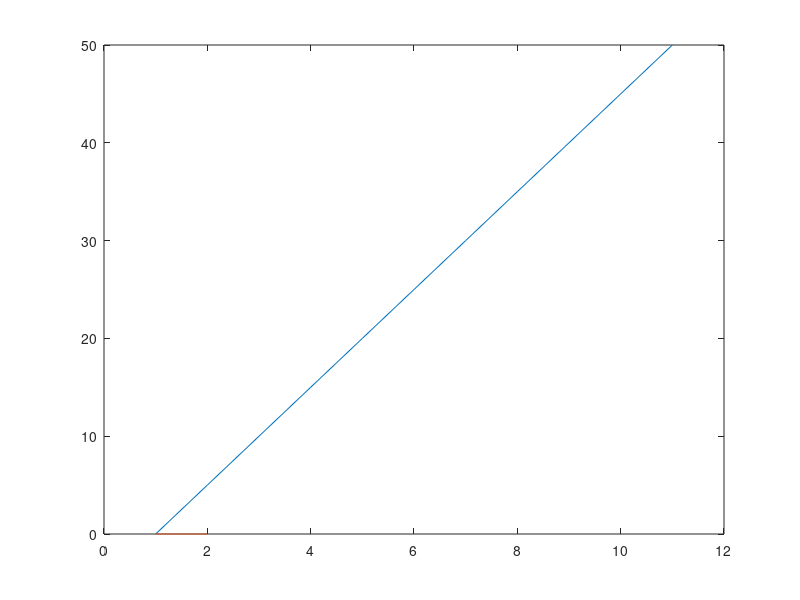

Recreate this plot in MATLAB.
%% Bicycle Model and Control! in Vehicle Dynamics
% https://dingyan89.medium.com/simple-understanding-of-kinematic-bicycle-model-81cac6420357
% Lets get it

%% Example from article with refrence frame at the rear axle
clear; clc; close all;

v = 11; %m/s or 25 mph
phi = 0;  %rate of change of steering wheel (phi interprets the driver continues to steer between steps)
delta = [deg2rad(0)]; %steering angle
theta = [deg2rad(0)]; %deg rotation position
L = 2.928; %wheel base of Mazda CX-9
dt = 0.1; %steps
x = [0];
y = [0];

%state = [x, y, theta, delta];
%R = L/tan(delta);
%omega = v/R;
% statedot = [xdot, ydot, thetadot, deltadot];
%A = [ v*cos(theta); v*sin(theta); omega; phi];
x_track = linspace(0, 10, 11);
y_track = 5*x_track;
theta_track = atan(y_track./x_track);
delta_track = theta_track;

Kp = 0.5;% Get this into a PID

%bikeRear(L, v, phi, x, y, delta, theta, dt)
for step = [1: 10]
    %[new_x, new_y, new_theta, new_delta] = bikeRear(L, v, phi, x(step), y(step), delta(step), theta(step), dt);
    x_dot(step) = v*cos(theta(step));
    y_dot(step) = v*sin(theta(step));
    theta_dot(step) = v / (L/tan(delta(step)));
    delta_dot(step) = phi*dt;
    

    x_guess = x(step) + x_dot(step) * dt;
    y_guess = y(step) + y_dot(step) * dt;
    theta_guess = theta(step) + theta_dot(step)*dt;
    delta_guess = delta(step) + delta_dot(step)*dt;

    

    error_y = y_track(step) - y_guess;
    error_x = x_track(step) - x_guess;
    error_theta = theta_track(step) - theta_guess;
    error_delta = delta_track - delta_guess;

    pcon_y = Kp*error_y;
    pcon_x = Kp*error_x;
    pcon_theta = Kp*error_theta;
    pcon_delta = Kp*error_delta;


    x = [x pcon_x];
    y = [y pcon_y];
    theta = [theta pcon_theta];
    delta = [delta pcon_delta];

%    R = L/tan(delta);

end

plot(y_track)
hold on;
plot(y)


%[x_f, y_f, x_r, y_r] = plotBike(x, y, L, theta)

%s = linspace(0, 10, 11);
%y_track = sqrt(10 - s.^2);
%y_track = 5*s
%plot(y_track, s)

%error_y = y_track - y
%error_x = s - x

%hold on 
%[x_f, y_f, x_r, y_r] = plotBike(x, y, L, theta)

%Kp = 0.5;% Get this into a PID
%pcon_y = Kp*error_y
%pcon_x = Kp*error_x


%bikeRear(pcon_y)
%[x_fp, y_fp, x_rp, y_rp] = plotBike(pcon_x, pcon_y, L, theta);